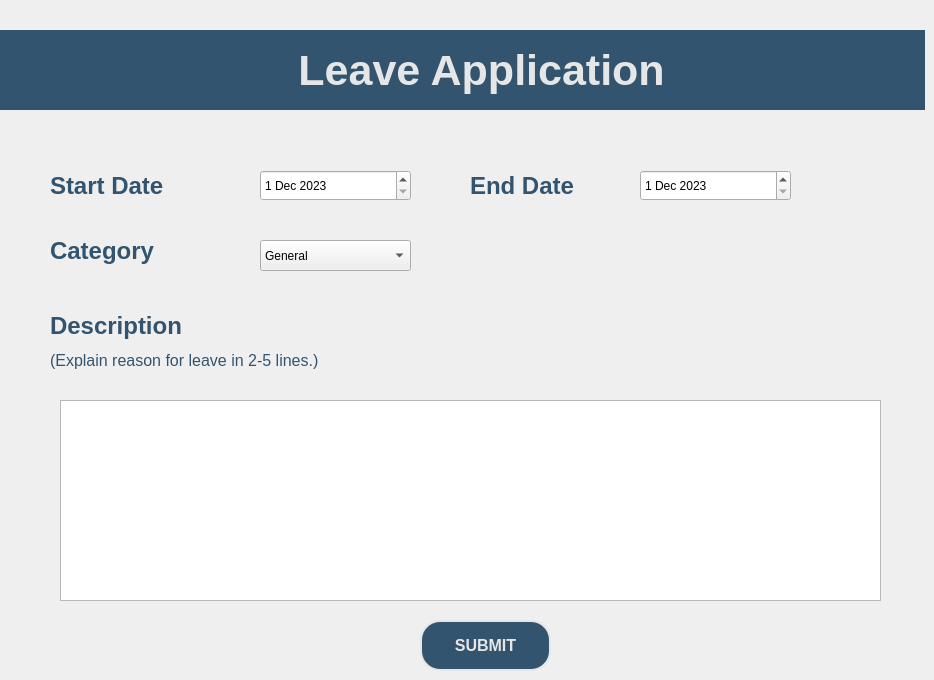
    <widget class="QWidget" name="leave_application">
     <widget class="QLabel" name="description">
      <property name="geometry">
       <rect>
        <x>50</x>
        <y>310</y>
        <width>161</width>
        <height>31</height>
       </rect>
      </property>
      <property name="font">
       <font>
        <family>Segoe UI</family>
        <pointsize>18</pointsize>
        <italic>false</italic>
        <bold>true</bold>
       </font>
      </property>
      <property name="styleSheet">
       <string notr="true">color: rgb(50, 84, 110);
font: 700 18pt &quot;Segoe UI&quot;;</string>
      </property>
      <property name="text">
       <string>Description</string>
      </property>
     </widget>
     <widget class="QLabel" name="end_date">
      <property name="geometry">
       <rect>
        <x>470</x>
        <y>170</y>
        <width>131</width>
        <height>31</height>
       </rect>
      </property>
      <property name="font">
       <font>
        <family>Segoe UI</family>
        <pointsize>18</pointsize>
        <italic>false</italic>
        <bold>true</bold>
       </font>
      </property>
      <property name="styleSheet">
       <string notr="true">color: rgb(50, 84, 110);
font: 700 18pt &quot;Segoe UI&quot;;</string>
      </property>
      <property name="text">
       <string>End Date</string>
      </property>
     </widget>
     <widget class="QTextEdit" name="description_input">
      <property name="geometry">
       <rect>
        <x>60</x>
        <y>400</y>
        <width>821</width>
        <height>201</height>
       </rect>
      </property>
     </widget>
     <widget class="QLabel" name="exp">
      <property name="geometry">
       <rect>
        <x>50</x>
        <y>350</y>
        <width>501</width>
        <height>21</height>
       </rect>
      </property>
      <property name="font">
       <font>
        <family>Segoe UI</family>
        <pointsize>12</pointsize>
        <italic>false</italic>
        <bold>false</bold>
       </font>
      </property>
      <property name="styleSheet">
       <string notr="true">color: rgb(50, 84, 110);
font: 12pt &quot;Segoe UI&quot;;</string>
      </property>
      <property name="text">
       <string>(Explain reason for leave in 2-5 lines.)</string>
      </property>
     </widget>
     <widget class="QComboBox" name="category_input">
      <property name="geometry">
       <rect>
        <x>260</x>
        <y>240</y>
        <width>151</width>
        <height>31</height>
       </rect>
      </property>
      <property name="styleSheet">
       <string notr="true">font: 12pt &quot;Segoe UI&quot;;</string>
      </property>
      <item>
       <property name="text">
        <string>General</string>
       </property>
      </item>
      <item>
       <property name="text">
        <string>Health</string>
       </property>
      </item>
     </widget>
     <widget class="QDateEdit" name="end_date_input">
      <property name="geometry">
       <rect>
        <x>640</x>
        <y>170</y>
        <width>151</width>
        <height>31</height>
       </rect>
      </property>
      <property name="styleSheet">
       <string notr="true">font: 12pt &quot;Segoe UI&quot;;</string>
      </property>
      <property name="maximumDate">
       <date>
        <year>2023</year>
        <month>12</month>
        <day>31</day>
       </date>
      </property>
      <property name="minimumDate">
       <date>
        <year>2023</year>
        <month>12</month>
        <day>1</day>
       </date>
      </property>
     </widget>
     <widget class="QPushButton" name="submit_button">
      <property name="geometry">
       <rect>
        <x>420</x>
        <y>620</y>
        <width>131</width>
        <height>51</height>
       </rect>
      </property>
      <property name="font">
       <font>
        <family>Segoe UI</family>
        <pointsize>12</pointsize>
        <italic>false</italic>
        <bold>true</bold>
       </font>
      </property>
      <property name="cursor">
       <cursorShape>PointingHandCursor</cursorShape>
      </property>
      <property name="styleSheet">
       <string notr="true">border:2px solid;
border-radius:20px;
background-color:rgb(50, 84, 110);
border-color: rgb(230, 230, 230);
color: rgb(230, 230, 230);
font: 700 12pt &quot;Segoe UI&quot;;</string>
      </property>
      <property name="text">
       <string>SUBMIT</string>
      </property>
     </widget>
     <widget class="QLabel" name="category">
      <property name="geometry">
       <rect>
        <x>50</x>
        <y>230</y>
        <width>141</width>
        <height>41</height>
       </rect>
      </property>
      <property name="font">
       <font>
        <family>Segoe UI</family>
        <pointsize>18</pointsize>
        <italic>false</italic>
        <bold>true</bold>
       </font>
      </property>
      <property name="styleSheet">
       <string notr="true">font: 700 18pt &quot;Segoe UI&quot;;
color: rgb(50, 84, 110);</string>
      </property>
      <property name="text">
       <string>Category</string>
      </property>
     </widget>
     <widget class="QDateEdit" name="start_date_input">
      <property name="geometry">
       <rect>
        <x>260</x>
        <y>170</y>
        <width>151</width>
        <height>31</height>
       </rect>
      </property>
      <property name="styleSheet">
       <string notr="true">font: 12pt &quot;Segoe UI&quot;;</string>
      </property>
      <property name="maximumDate">
       <date>
        <year>2023</year>
        <month>12</month>
        <day>31</day>
       </date>
      </property>
      <property name="minimumDate">
       <date>
        <year>2023</year>
        <month>12</month>
        <day>1</day>
       </date>
      </property>
     </widget>
     <widget class="QLabel" name="start_date">
      <property name="geometry">
       <rect>
        <x>50</x>
        <y>170</y>
        <width>131</width>
        <height>31</height>
       </rect>
      </property>
      <property name="font">
       <font>
        <family>Segoe UI</family>
        <pointsize>18</pointsize>
        <italic>false</italic>
        <bold>true</bold>
       </font>
      </property>
      <property name="styleSheet">
       <string notr="true">color: rgb(50, 84, 110);
font: 700 18pt &quot;Segoe UI&quot;;</string>
      </property>
      <property name="text">
       <string>Start Date</string>
      </property>
     </widget>
     <widget class="QLabel" name="title_3">
      <property name="geometry">
       <rect>
        <x>0</x>
        <y>30</y>
        <width>925</width>
        <height>80</height>
       </rect>
      </property>
      <property name="font">
       <font>
        <family>Segoe UI</family>
        <pointsize>32</pointsize>
        <italic>false</italic>
        <bold>true</bold>
       </font>
      </property>
      <property name="styleSheet">
       <string notr="true">background-color: rgb(50, 84, 110);
color: rgb(230, 230, 230);
font: 700 32pt &quot;Segoe UI&quot;;</string>
      </property>
      <property name="text">
       <string>                         Leave Application</string>
      </property>
     </widget>
    </widget>
